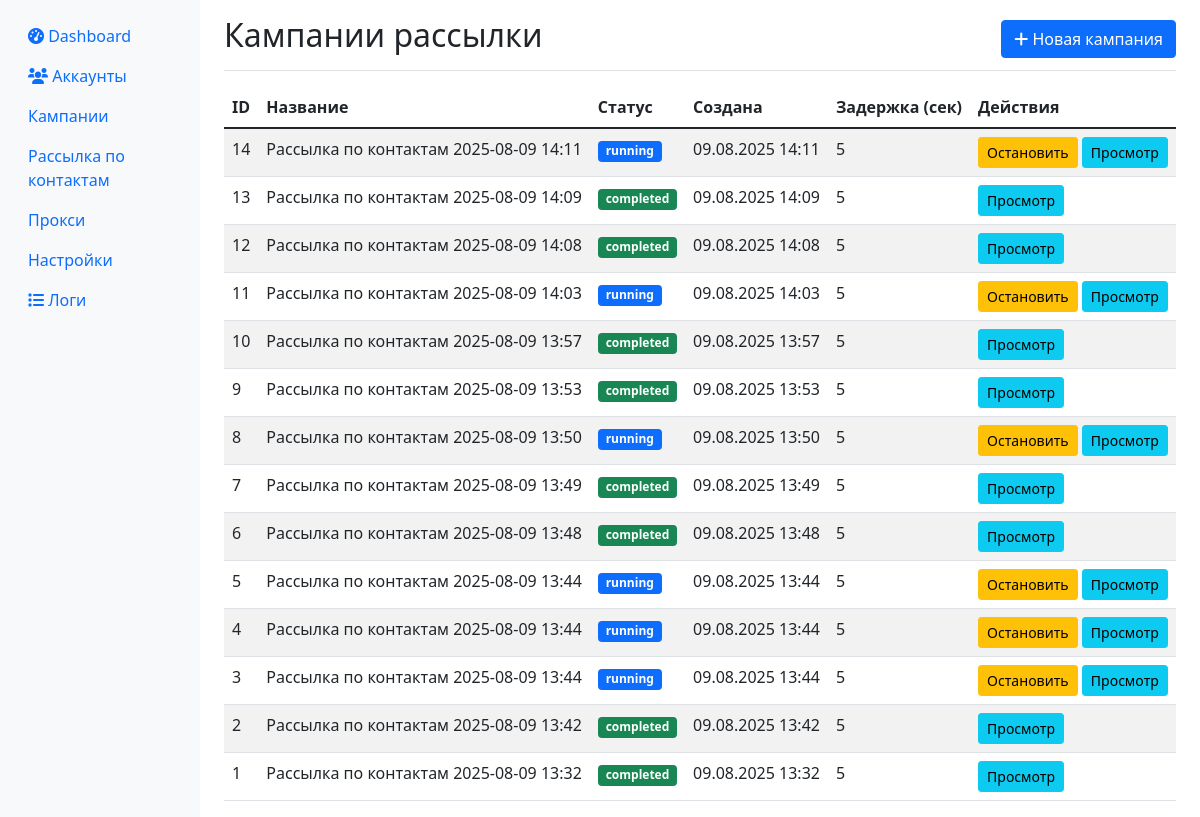
The page /campaigns on the database as committed earlier.
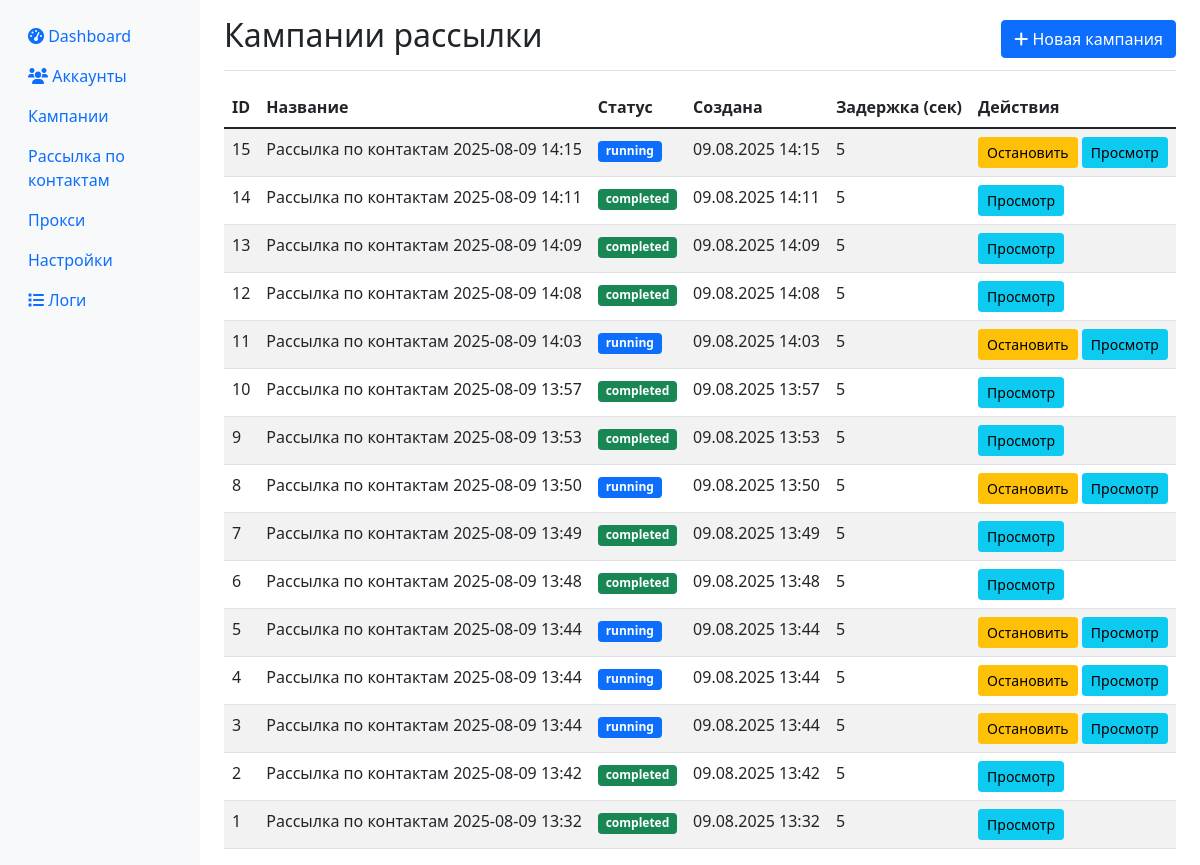
The same page on the database as committed later.
### app/database.py (models this page shows)
class Campaign(Base):
    __tablename__ = "campaigns"
    id = Column(Integer, primary_key=True, index=True)
    name = Column(String)
    channel_message = Column(Text, nullable=True)
    group_message = Column(Text, nullable=True)
    private_message = Column(Text, nullable=True)
    channels_list = Column(Text, nullable=True)
    groups_list = Column(Text, nullable=True)
    private_list = Column(Text, nullable=True)
    delay_seconds = Column(Integer, default=3)
    attachment_path = Column(String, nullable=True)
    status = Column(String, default="created")  # created, running, paused, completed, scheduled, cancelled
    created_at = Column(DateTime, default=datetime.utcnow)
    scheduled_start = Column(DateTime, nullable=True)  # время запланированного старта
    account_id = Column(Integer, nullable=True)  # для привязки к конкретному аккаунту

### app/web.py (the view)
@app.get("/campaigns", response_class=HTMLResponse)
async def campaigns_page(request: Request, db: Session = Depends(get_db)):
    campaigns = db.query(Campaign).order_by(Campaign.created_at.desc()).all()
    return templates.TemplateResponse("campaigns.html", {
        "request": request,
        "campaigns": campaigns
    })

### templates/campaigns.html (shortened to what this page needs)
{% extends "base.html" %}
{% block content %}
<div class="d-flex justify-content-between flex-wrap flex-md-nowrap align-items-center pt-3 pb-2 mb-3 border-bottom">
    <h1 class="h2">Кампании рассылки</h1>
    <a href="/campaigns/new" class="btn btn-primary">
        <i class="fas fa-plus"></i> Новая кампания
    </a>
</div>
<div class="table-responsive">
    <table class="table table-striped">
        <thead>
            <tr>
                <th>ID</th>
                <th>Название</th>
                <th>Статус</th>
                <th>Создана</th>
                <th>Задержка (сек)</th>
                <th>Действия</th>
            </tr>
        </thead>
        <tbody>
            {% for campaign in campaigns %}
            <tr>
                <td>{{ campaign.id }}</td>
                <td>{{ campaign.name }}</td>
                <td>
                    <span class="badge bg-{% if campaign.status == 'running' %}primary{% elif campaign.status == 'completed' %}success{% elif campaign.status == 'paused' %}warning{% else %}secondary{% endif %}">
                        {{ campaign.status }}
                    </span>
                </td>
                <td>{{ campaign.created_at.strftime('%d.%m.%Y %H:%M') }}</td>
                <td>{{ campaign.delay_seconds }}</td>
                <td>
                    {% if campaign.status == 'draft' or campaign.status == 'paused' %}
                    <button class="btn btn-sm btn-success" onclick="startCampaign({{ campaign.id }})">
                        Запустить
                    </button>
                    {% elif campaign.status == 'running' %}
                    <button class="btn btn-sm btn-warning" onclick="stopCampaign({{ campaign.id }})">
                        Остановить
                    </button>
                    {% endif %}
                    <button class="btn btn-sm btn-info" onclick="viewCampaign({{ campaign.id }})">
                        Просмотр
                    </button>
                </td>
            </tr>
            {% endfor %}
        </tbody>
    </table>
</div>
{% endblock %}

### templates/base.html (shortened to what this page needs)
<!DOCTYPE html>
<html lang="ru">
<head>
    <link href="https://cdn.jsdelivr.net/npm/bootstrap@5.1.3/dist/css/bootstrap.min.css" rel="stylesheet">
    <link href="https://cdnjs.cloudflare.com/ajax/libs/font-awesome/6.0.0/css/all.min.css" rel="stylesheet">
</head>
<body>
    <div class="container-fluid">
        <div class="row">
            <nav class="col-md-2 d-md-block sidebar collapse">
                <div class="position-sticky pt-3">
                    <ul class="nav flex-column">
                        <li class="nav-item">
                            <a class="nav-link" href="/">
                                <i class="fas fa-tachometer-alt"></i> Dashboard
                            </a>
                        </li>
                        <li class="nav-item">
                            <a class="nav-link" href="/accounts">
                                <i class="fas fa-users"></i> Аккаунты
                            </a>
                        </li>
                        <li class="nav-item">
                            <a class="nav-link" href="/campaigns">Кампании</a>
                        </li>
                        <li class="nav-item">
                            <a class="nav-link" href="/contacts-campaign">Рассылка по контактам</a>
                        </li>
                        <li class="nav-item">
                            <a class="nav-link" href="/proxies">Прокси</a>
                        </li>
                        <li class="nav-item">
                            <a class="nav-link" href="/settings">Настройки</a>
                        </li>
                        <li class="nav-item">
                            <a class="nav-link" href="/logs">
                                <i class="fas fa-list"></i> Логи
                            </a>
                        </li>
                    </ul>
                </div>
            </nav>
            <main class="col-md-10 ms-sm-auto px-md-4">
                {% block content %}{% endblock %}
            </main>
        </div>
    </div>
</body>
</html>

### templates/base.html (style rules this page uses)
.sidebar { min-height: 100vh; background-color: #f8f9fa; }

Rows that differ between the two databases and show on the page:
added Campaign: id "15", name "Рассылка по контактам 2025-08-09 14:15", status "running", created_at "09.08.2025 14:15", delay_seconds "5"
changed Campaign "Рассылка по контактам 2025-08-09 14:11": status "running" → "completed"; no longer shows "Остановить"
